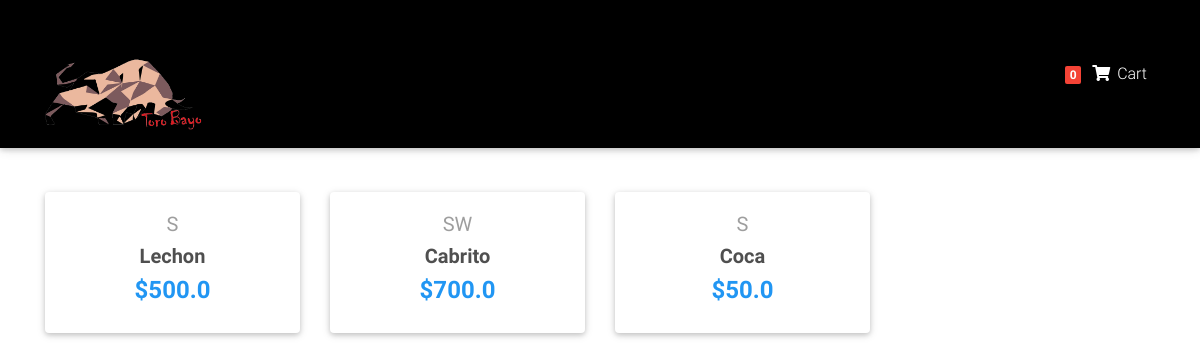
Before: /grilla/ with the older database file.
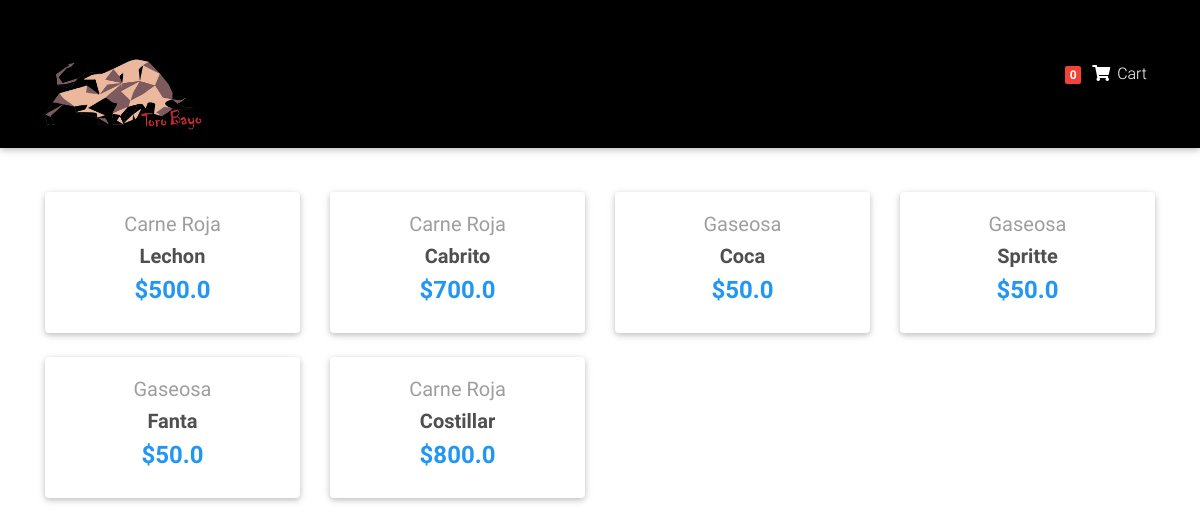
After: the same page with the newer database file.
### Buffet/models.py (models this page shows, shortened)
class Item(models.Model):
    title = models.CharField(max_length=100)
    price = models.FloatField()
    category = models.CharField(choices=CATEGORY_CHOICES, max_length=2)
    slug = models.SlugField()
    descripcion = models.TextField()
    def get_absolute_url(self):
        return reverse("Buffet:product", kwargs={
            'slug': self.slug
        })

### Buffet/views.py (the view)
# urls.py: path('grilla/', HomeView.as_view()),
class HomeView(ListView):
    model = Item
    template_name = "home-page.html"

### Buffet/templatetags/cart_templatestags.py (called while the page is built)
@register.filter
def cart_item_count(user):
    if user.is_authenticated:
        qs = Order.objects.filter(user=user, ordered=False)
        if qs.exists():
            return qs[0].items.count()
    return 0

### Buffet/templates/home-page.html (shortened to what this page needs)
{% extends "base_cart.html" %}
{% load static %}
{% block content %}
  <main>
    <div class="container">
      <section class="text-center mb-4">
        <div class="row wow fadeIn">
          {% for item in object_list%}
          <div class="col-lg-3 col-md-6 mb-4">
            <div class="card">
              <div class="card-body text-center">
                <a href="" class="grey-text">
                  <h5>{{ item.get_category_display }}</h5>
                </a>
                <h5>
                  <strong>
                    <a href="{{ item.get_absolute_url }}" class="dark-grey-text">{{ item.title }}
                    </a>
                  </strong>
                </h5>
                <h4 class="font-weight-bold blue-text">
                  <strong>${{ item.price }}</strong>
                </h4>
              </div>
            </div>
          </div>
          {% endfor %}
        </div>
  </main>
{% endblock %}

Changed rows visible on the page:
changed Item "Lechon": category "S" → "Carne Roja"
changed Item "Cabrito": category "SW" → "Carne Roja"
changed Item "Coca": category "S" → "Gaseosa"
added Item: category "Gaseosa", title "Spritte", price "50.0"
added Item: category "Gaseosa", title "Fanta", price "50.0"
added Item: category "Carne Roja", title "Costillar", price "800.0"
